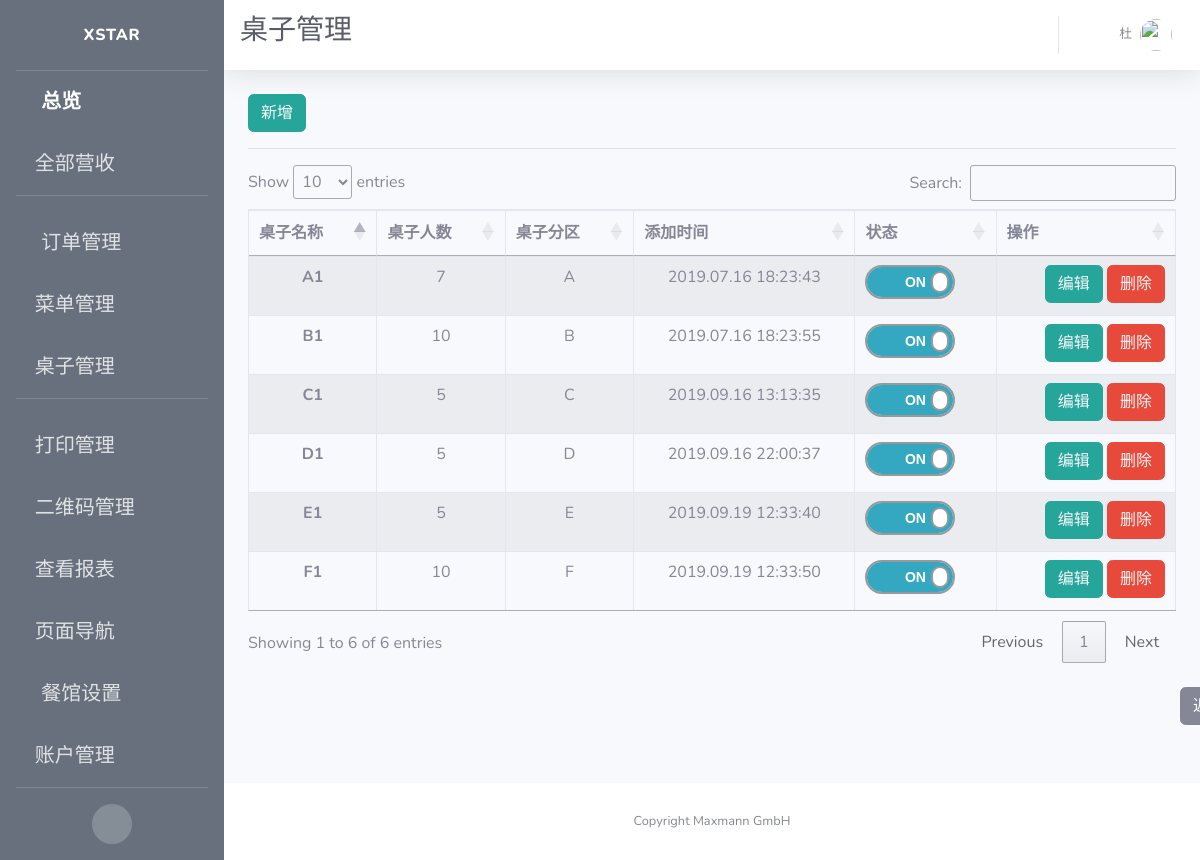
Screenshot of /adminpanel/tables/view (signed in) with the database file from the repository.
### app/models.py (models this page shows, shortened)
class User(UserMixin, db.Model):
    id = db.Column(db.Integer, primary_key=True)
    username = db.Column(db.String(64), index=True, unique=True, nullable=False)
    alias = db.Column(db.String(64))
    email = db.Column(db.String(120), unique=True)
    password_hash = db.Column(db.String(128))
    permissions = db.Column(db.Integer)
    container = db.Column(db.String(300))
    timeCreated = db.Column(db.DateTime, default=datetime.utcnow)

class Table(db.Model):
    id = db.Column(db.Integer, primary_key=True, unique=True, index=True)
    name = db.Column(db.String(100), unique=True)
    number = db.Column(db.Integer, nullable=False, unique=False)
    section = db.Column(db.String(10), unique=False)
    seats = db.Column(db.String(100))
    is_on = db.Column(db.Boolean, nullable=False, default=False)
    timeCreated = db.Column(db.DateTime, default=datetime.utcnow)
    container = db.Column(db.String(300))

### app/routes.py (the view)
@app.route("/adminpanel/tables/view")
@login_required
def view_tables():
    tables = Table.query.all()
    context = dict(referrer=request.headers.get('Referer'),
                   title=u"桌子管理",
                   tables=tables,
                   company_name=company_info.get('company_name'),
                   format=datetime_format)
    return render_template("table_views.html", **context)

### app/models.py (called while the page is built)
@login.user_loader
def load_user(id):
    return User.query.get(int(id))

### app/templates/table_views.html (shortened to what this page needs)
{% extends 'base.html' %}
{% block css %}
<link rel="stylesheet" type="text/css" href="https://cdn.datatables.net/1.10.19/css/jquery.dataTables.css">
<link rel="stylesheet" type="text/css" href="https://cdnjs.cloudflare.com/ajax/libs/twitter-bootstrap/4.1.3/css/bootstrap.css">
<link rel="stylesheet" type="text/css" href="https://cdn.datatables.net/1.10.19/css/dataTables.bootstrap4.min.css">
<link rel="stylesheet" href={{ url_for('static', filename='css/table_switch.css') }}>
{% endblock %}
{% block title %}
<h1 class="h3 mb-2 text-gray-800">{{title}}</h1>
<br>
{% endblock %}
{% block content %}
<button type="button" class="btn btn-info" style="border-color:#26a69a; background-color:#26a69a;">
  <a href={{ url_for("admin_add_table") }} style="color: rgb(247, 249, 252)">
    新增
  </a>
</button>
<hr>
<div class="row">
    <div class="col-sm-12">
        <table id="example" class="table table-striped table-bordered">
      <thead>
        <tr>
          <th scope="col">桌子名称</th>
          <th scope="col">桌子人数</th>
          <th scope="col">桌子分区</th>
          <th scope="col">添加时间</th>
          <th scope="col">状态</th>
          <th scope="col">操作</th>
        </tr>
      </thead>
      <tbody>
      {% for table in tables %}
        <tr>
          <th scope="row">{{ table.name }}</th>
          <td>{{ table.number }}</td>
          <td>{{ table.section }}</td>
          <td>{{ table.timeCreated.strftime(format) }}</td>
          <td>
            <div class="onoffswitch">
              <label class="onoffswitch-label" for={{ table.name }} >
                  <span class="onoffswitch-switch"></span>
              </label>
            </div>
          </td>
          <td style="text-align:right">
            <span>
              <button type="button" class="btn btn-info" style="border-color:#26a69a; background-color:#26a69a;">
                <a style="color: rgb(247, 249, 252)" href="{{ url_for('edit_table', table_id=table.id) }}">
                  编辑
                </a>
              </button>
            </span>
            <span>
              <button type="button" class="btn btn-danger"><a style="color: rgb(247, 249, 252)" href="{{ url_for('remove_table', table_name=table.name) }}">删除</a></button>
            </span>
          </td>
        </tr>
      {% endfor %}
      </tbody>
    </table>
    </div>
</div>
<br>
<button type="button" class="btn btn-secondary" id="back">
  <a style="color: rgb(247, 249, 252)" href={{ referrer }}>
    返回
</button>
{% endblock %}

### app/templates/base.html (shortened to what this page needs)
<!DOCTYPE html>
<html lang="en">
<head>
  {% block css %}
  {% endblock %}
  <link href="{{ url_for('static', filename='fontawesome-free/css/all.min.css') }}" rel="stylesheet" type="text/css">
  <link href="{{ url_for('static', filename='css/sb-admin-2.min.css')}}" rel="stylesheet">
  <link rel='stylesheet' href='https://cdnjs.cloudflare.com/ajax/libs/flag-icon-css/0.8.2/css/flag-icon.min.css'>
</head>
<body id="page-top">
  <div id="wrapper">
    <ul class="navbar-nav bg-gradient-primary sidebar sidebar-dark accordion" id="accordionSidebar">
      <a class="sidebar-brand d-flex align-items-center justify-content-center" href="{{ url_for('index') }}">
        <div class="sidebar-brand-text mx-3">Xstar</div>
      </a>
      <hr class="sidebar-divider my-0">
      <li class="nav-item active">
        <a class="nav-link" href="{{url_for('index') }}">
          <i class="fas fa-fw fa-tachometer-alt"></i>
          <span>总览</span></a>
      </li>
      <li class="nav-item">
        <a class="nav-link collapsed" href="#" data-toggle="collapse" data-target="#collapseOne" aria-expanded="true" aria-controls="collapseOne">
          <i class="fas fa-money-bill-alt"></i>
          <span>全部营收</span>
        </a>
      </li>
      <hr class="sidebar-divider">
      <li class="nav-item">
        <a class="nav-link collapsed" href="#" data-toggle="collapse" data-target="#collapseTwo" aria-expanded="true" aria-controls="collapseTwo">
          <i class="fas fa-fw fa-cog"></i>
          <span>订单管理</span>
        </a>
      </li>
      <li class="nav-item">
        <a class="nav-link collapsed" href="#" data-toggle="collapse" data-target="#collapseMenu" aria-expanded="true" aria-controls="collapseTwo">
        <i class="fas fa-utensils"></i>
          <span>菜单管理</span>
        </a>
      </li>
      <li class="nav-item">
        <a class="nav-link collapsed" href="#" data-toggle="collapse" data-target="#collapseUtilities" aria-expanded="true" aria-controls="collapseUtilities">
          <i class="fas fa-chair"></i>
          <span>桌子管理</span>
        </a>
      </li>
      <hr class="sidebar-divider">
      <li class="nav-item">
        <a class="nav-link collapsed" href="#" data-toggle="collapse" data-target="#collapsePages" aria-expanded="true" aria-controls="collapsePages">
          <i class="fas fa-print"></i>
          <span>打印管理</span>
        </a>
      </li>
      <li class="nav-item">
        <a class="nav-link" href={{ url_for('qrcode_manage') }}>
          <i class="fas fa-qrcode"></i>
          <span>二维码管理</span>
        </a>
      </li>
      <li class="nav-item">
        <a class="nav-link collapsed" href="#" data-toggle="collapse" data-target="#collapseLogs" aria-expanded="true" aria-controls="collapseUtilities">
          <i class="far fa-sticky-note"></i>
          <span>查看报表</span>
        </a>
      </li>
      <li class="nav-item">
        <a class="nav-link collapsed" href="#" data-toggle="collapse" data-target="#collapseNavigation" aria-expanded="true" aria-controls="collapseUtilities">
          <i class="far fa-compass"></i>
          <span>页面导航</span>
        </a>
      </li>
      <li class="nav-item">
        <a class="nav-link" href="{{ url_for('set_store') }}">
          <i class="fas fa-fw fa-wrench"></i>
          <span>餐馆设置</span></a>
      </li>
      {% if current_user.permissions == 100 %}
      <li class="nav-item">
        <a class="nav-link" href="{{ url_for('boss_users_manage') }}">
          <i class="fas fa-users"></i>
          <span>账户管理</span></a>
      </li>
      {% else %}
      <li class="nav-item">
        <a class="nav-link" href="{{ url_for('users_manage') }}">
          <i class="fas fa-users"></i>
          <span>跑堂人员列表</span></a>
      </li>
      {% endif %}
      <hr class="sidebar-divider d-none d-md-block">
      <div class="text-center d-none d-md-inline">
        <button class="rounded-circle border-0" id="sidebarToggle"></button>
      </div>
    </ul>
    <div id="content-wrapper" class="d-flex flex-column">
      <div id="content">
        <nav class="navbar navbar-expand navbar-light bg-white topbar mb-4 static-top shadow">
          {% block title %}
          {% endblock %}
          <ul class="navbar-nav ml-auto">
            <li class="nav-item dropdown no-arrow">
              <a class="nav-link dropdown-toggle" href="#" id="lanDropdown" role="button" data-toggle="dropdown" aria-haspopup="true" aria-expanded="false">
              </a>
            </li>
            <li class="nav-item dropdown no-arrow">
              <a class="nav-link dropdown-toggle" href="#" id="userDropdown" role="button" data-toggle="dropdown" aria-haspopup="true" aria-expanded="false">
                <span class="mr-2 d-none d-lg-inline text-gray-600 small">{{ current_user.alias }}</span>
                <img class="img-profile rounded-circle" src="https://source.unsplash.com/QAB-WJcbgJk/60x60">
              </a>
            </li>
          </ul>
        </nav>
        <div class="container-fluid">
          {% block content %}{% endblock %}
        </div>
      </div>
      <footer class="sticky-footer bg-white">
        <div class="container my-auto">
          <div class="copyright text-center my-auto">
            <span>Copyright {{ company_name }}</span>
          </div>
        </div>
      </footer>
    </div>
  </div>
</body>
</html>

### app/static/css/table_switch.css (style rules this page uses)
.onoffswitch { position: relative; width: 90px; -webkit-user-select:none; -moz-user-select:none; -ms-user-select: none; }
.onoffswitch-label { display: block; overflow: hidden; cursor: pointer; border: 2px solid #999999; border-radius: 20px; }
.onoffswitch-switch { display: block; width: 18px; margin: 6px; background: #FFFFFF; position: absolute; top: 0; bottom: 0; right: 56px; border: 2px solid #999999; border-radius: 20px; transition: all 0.3s ease-in 0s; }
.onoffswitch-checkbox:checked + .onoffswitch-label .onoffswitch-switch { right: 0px; }

### app/templates/table_views.html (style rules this page uses)
#back { margin-left: 932px; margin-bottom:20px; }
table { text-align: center; }

### app/templates/base.html (style rules this page uses)
.bg-gradient-primary { background-image: linear-gradient(180deg,#67707c 10%,#67707c 100%); background-size: cover; }

### rows the page displays
User: alias "杜"
Table: name "A1", number "7", section "A", timeCreated "2019.07.16 18:23:43"
Table: name "B1", number "10", section "B", timeCreated "2019.07.16 18:23:55"
Table: name "C1", number "5", section "C", timeCreated "2019.09.16 13:13:35"
Table: name "D1", number "5", section "D", timeCreated "2019.09.16 22:00:37"
Table: name "E1", number "5", section "E", timeCreated "2019.09.19 12:33:40"
Table: name "F1", number "10", section "F", timeCreated "2019.09.19 12:33:50"

### other values shown
{{ title }} "桌子管理"
{{ company_name }} "Maxmann GmbH"
